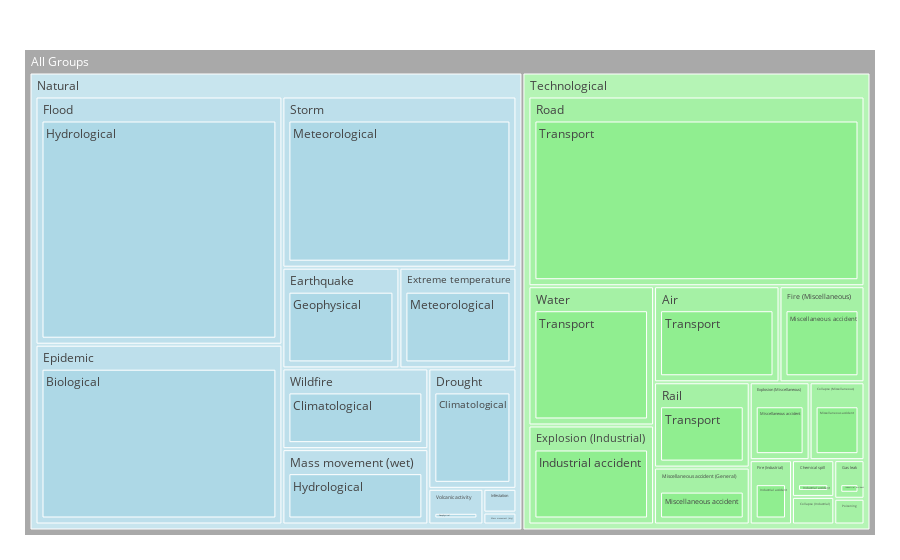

The notebook cell this image was saved under:
### Code cell
treemap = px.treemap(year_filter_grouped, 
                     path = [px.Constant("All Groups"), "Disaster Group", "Disaster Type", "Disaster Subgroup"],
                     values = "Group_Count")

treemap.update_traces(root_color = "darkgrey")
treemap.update_layout(
    treemapcolorway = ["lightblue", "lightgreen"],
    margin = dict(t = 50, l = 25, r = 25, b = 25),
    font_color = "white")
treemap.show()

### Figure 1 — Plotly figure (JSON) as saved in the notebook; plotly's stock layout.template omitted (floating-point values rounded to 4 significant figures)
{"data": [{"branchvalues": "total", "domain": {"x": [0, 1], "y": [0, 1]}, "hovertemplate": "labels=%{label}<br>Group_Count=%{value}<br>parent=%{parent}<br>id=%{id}<extra></extra>", "ids": ["All Groups/Natural/Epidemic/Biological", "All Groups/Natural/Infestation/Biological", "All Groups/Natural/Drought/Climatological", "All Groups/Natural/Wildfire/Climatological", "All Groups/Natural/Earthquake/Geophysical", "All Groups/Natural/Mass movement (dry)/Geophysical", "All Groups/Natural/Volcanic activity/Geophysical", "All Groups/Natural/Flood/Hydrological", "All Groups/Natural/Mass movement (wet)/Hydrological", "All Groups/Technological/Chemical spill/Industrial accident", "All Groups/Technological/Collapse (Industrial)/Industrial accident", "All Groups/Technological/Explosion (Industrial)/Industrial accident", "All Groups/Technological/Fire (Industrial)/Industrial accident", "All Groups/Technological/Gas leak/Industrial accident", "All Groups/Technological/Poisoning/Industrial accident", "All Groups/Natural/Extreme temperature/Meteorological", "All Groups/Natural/Storm/Meteorological", "All Groups/Technological/Collapse (Miscellaneous)/Miscellaneous accident", "All Groups/Technological/Explosion (Miscellaneous)/Miscellaneous accident", "All Groups/Technological/Fire (Miscellaneous)/Miscellaneous accident", "All Groups/Technological/Miscellaneous accident (General)/Miscellaneous accident", "All Groups/Technological/Air/Transport", "All Groups/Technological/Rail/Transport", "All Groups/Technological/Road/Transport", "All Groups/Technological/Water/Transport", "All Groups/Technological/Air", "All Groups/Technological/Chemical spill", "All Groups/Technological/Collapse (Industrial)", "All Groups/Technological/Collapse (Miscellaneous)", "All Groups/Natural/Drought", "All Groups/Natural/Earthquake", "All Groups/Natural/Epidemic", "All Groups/Technological/Explosion (Industrial)", "All Groups/Technological/Explosion (Miscellaneous)", "All Groups/Natural/Extreme temperature", "All Groups/Technological/Fire (Industrial)", "All Groups/Technological/Fire (Miscellaneous)", "All Groups/Natural/Flood", "All Groups/Technological/Gas leak", "All Groups/Natural/Infestation", "All Groups/Natural/Mass movement (dry)", "All Groups/Natural/Mass movement (wet)", "All Groups/Technological/Miscellaneous accident (General)", "All Groups/Technological/Poisoning", "All Groups/Technological/Rail", "All Groups/Technological/Road", "All Groups/Natural/Storm", "All Groups/Natural/Volcanic activity", "All Groups/Technological/Water", "All Groups/Natural/Wildfire", "All Groups/Natural", "All Groups/Technological", "All Groups"], "labels": ["Biological", "Biological", "Climatological", "Climatological", "Geophysical", "Geophysical", "Geophysical", "Hydrological", "Hydrological", "Industrial accident", "Industrial accident", "Industrial accident", "Industrial accident", "Industrial accident", "Industrial accident", "Meteorological", "Meteorological", "Miscellaneous accident", "Miscellaneous accident", "Miscellaneous accident", "Miscellaneous accident", "Transport", "Transport", "Transport", "Transport", "Air", "Chemical spill", "Collapse (Industrial)", "Collapse (Miscellaneous)", "Drought", "Earthquake", "Epidemic", "Explosion (Industrial)", "Explosion (Miscellaneous)", "Extreme temperature", "Fire (Industrial)", "Fire (Miscellaneous)", "Flood", "Gas leak", "Infestation", "Mass movement (dry)", "Mass movement (wet)", "Miscellaneous accident (General)", "Poisoning", "Rail", "Road", "Storm", "Volcanic activity", "Water", "Wildfire", "Natural", "Technological", "All Groups"], "name": "", "parents": ["All Groups/Natural/Epidemic", "All Groups/Natural/Infestation", "All Groups/Natural/Drought", "All Groups/Natural/Wildfire", "All Groups/Natural/Earthquake", "All Groups/Natural/Mass movement (dry)", "All Groups/Natural/Volcanic activity", "All Groups/Natural/Flood", "All Groups/Natural/Mass movement (wet)", "All Groups/Technological/Chemical spill", "All Groups/Technological/Collapse (Industrial)", "All Groups/Technological/Explosion (Industrial)", "All Groups/Technological/Fire (Industrial)", "All Groups/Technological/Gas leak", "All Groups/Technological/Poisoning", "All Groups/Natural/Extreme temperature", "All Groups/Natural/Storm", "All Groups/Technological/Collapse (Miscellaneous)", "All Groups/Technological/Explosion (Miscellaneous)", "All Groups/Technological/Fire (Miscellaneous)", "All Groups/Technological/Miscellaneous accident (General)", "All Groups/Technological/Air", "All Groups/Technological/Rail", "All Groups/Technological/Road", "All Groups/Technological/Water", "All Groups/Technological", "All Groups/Technological", "All Groups/Technological", "All Groups/Technological", "All Groups/Natural", "All Groups/Natural", "All Groups/Natural", "All Groups/Technological", "All Groups/Technological", "All Groups/Natural", "All Groups/Technological", "All Groups/Technological", "All Groups/Natural", "All Groups/Technological", "All Groups/Natural", "All Groups/Natural", "All Groups/Natural", "All Groups/Technological", "All Groups/Technological", "All Groups/Technological", "All Groups/Technological", "All Groups/Natural", "All Groups/Natural", "All Groups/Technological", "All Groups/Natural", "All Groups", "All Groups", ""], "root": {"color": "darkgrey"}, "type": "treemap", "values": [113, 2, 27, 30, 30, 1, 5, 156, 28, 4, 3, 32, 7, 3, 2, 30, 102, 11, 12, 21, 14, 31, 21, 164, 45, 31, 4, 3, 11, 27, 30, 113, 32, 12, 30, 7, 21, 156, 3, 2, 1, 28, 14, 2, 21, 164, 102, 5, 45, 30, 524, 370, 894]}], "layout": {"font": {"color": "white"}, "legend": {"tracegroupgap": 0}, "margin": {"b": 25, "l": 25, "r": 25, "t": 50}, "treemapcolorway": ["lightblue", "lightgreen"]}}
